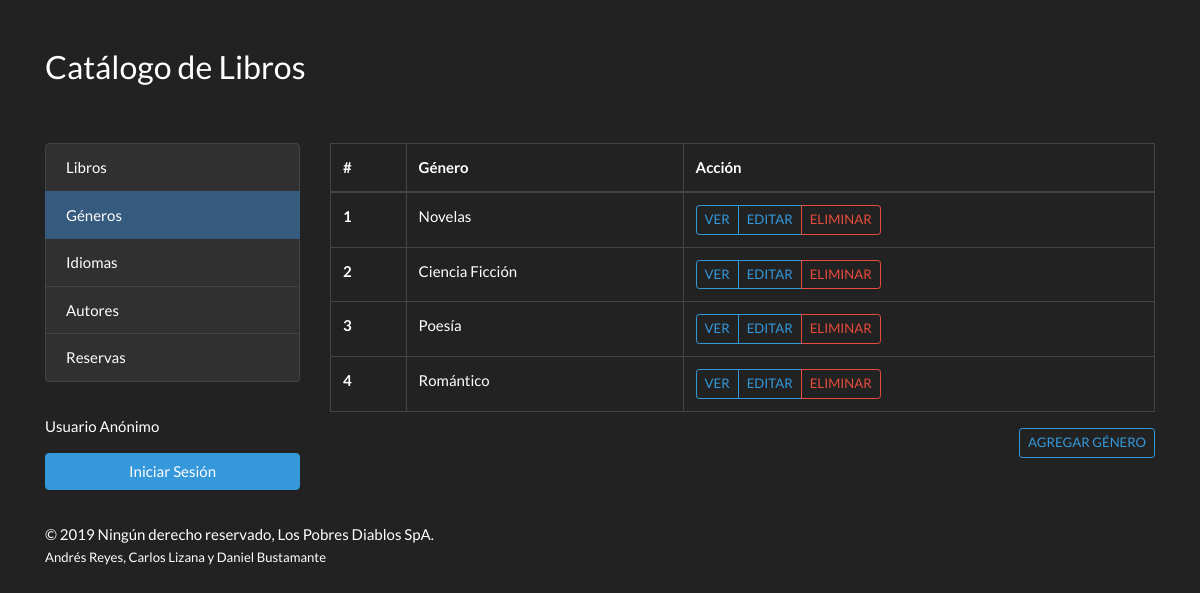
The app's page /genres with its own data.
### catalog/models.py (models this page shows, shortened)
class Genre(models.Model):
    name = models.CharField(max_length=30)

### catalog/views.py (the view)
# urls.py: url(r'^genres$', GenreList.as_view(), name='genres_list'),
class GenreList(ListView):
    queryset = Genre.objects.order_by('id')
    template_name = 'genres/genres_list.html'

### catalog/templates/genres/genres_list.html (shortened to what this page needs)
<!doctype html>
<html lang="en">
<head>
    <link rel="stylesheet" href="https://stackpath.bootstrapcdn.com/bootswatch/4.3.1/darkly/bootstrap.min.css"/>
</head>
<body>
<div class="container">
    <div class="row">
        <div class="col pt-5">
            <h3>Catálogo de Libros</h3>
        </div>
    </div>
    <hr class="pb-3"/>
    <div class="row">
        <div class="col-lg-3 order-2 order-lg-1">
            <div class="list-group">
                <a href="{% url 'catalog:books_list' %}" class="list-group-item list-group-item-action">Libros</a>
                <a href="{% url 'catalog:genres_list' %}" class="list-group-item list-group-item-action active">Géneros</a>
                <a href="{% url 'catalog:languages_list' %}" class="list-group-item list-group-item-action">Idiomas</a>
                <a href="{% url 'catalog:authors_list' %}" class="list-group-item list-group-item-action">Autores</a>
                <a href="{% url 'catalog:reservations_list' %}" class="list-group-item list-group-item-action">Reservas</a>
            </div>
            <hr />
            {% if user.is_authenticated %}
              Hola {{ user.username }}!
              <p><a class="btn btn-block btn-danger"  href="{% url 'logout' %}"><i class="fad fa-user"></i> Cerrar Sesión</a></p>
            {% else %}
              <p>Usuario Anónimo</p>
              <a class="btn btn-block btn-info" href="{% url 'login' %}"> Iniciar Sesión</a>
            {% endif %}
        </div>
        <div class="col-lg-9 order-1 order-lg-2">
            <table class="table table-bordered table-hover">
                <thead>
                <tr>
                    <th scope="col">#</th>
                    <th scope="col">Género</th>
                    <th scope="col">Acción</th>
                </tr>
                </thead>
                <tbody>
                {% if object_list %}
                    {% for genre in object_list %}
                        <tr>
                            <th scope="row">{{ genre.id }}</th>
                            <td>{{ genre.name }}</td>
                            <td>
                                <div class="btn-group" role="group" aria-label="Basic example">
                                    <a href="{% url 'catalog:genres_detail' genre.id %}" class="btn btn-sm btn-outline-info float-right text-uppercase">Ver </a>
                                    <a href="{% url 'catalog:genres_update' genre.id %}" class="btn btn-sm btn-outline-info float-right text-uppercase">Editar </a>
                                    <a href="{% url 'catalog:genres_delete' genre.id %}" class="btn btn-sm btn-outline-danger float-right text-uppercase">Eliminar </a>
                                </div>
                            </td>
                        </tr>
                    {% endfor %}
                {% else %}
                    <tr>
                        <td colspan="3">
                            No hay Géneros Registrados
                        </td>
                    </tr>
                {% endif %}
                </tbody>
            </table>
            <a href="{% url 'catalog:genres_create' %}" class="btn btn-sm btn-outline-info float-right text-uppercase mb-3">Agregar Género </a>
        </div>
    </div>
    <hr/>
    &copy; 2019 Ningún derecho reservado, Los Pobres Diablos SpA.<br><small>Andrés Reyes, Carlos Lizana y Daniel
    Bustamante</small>
</div>
</body>
</html>

### records on screen
Genre: id "1", name "Novelas"
Genre: id "2", name "Ciencia Ficción"
Genre: id "3", name "Poesía"
Genre: id "4", name "Romántico"
